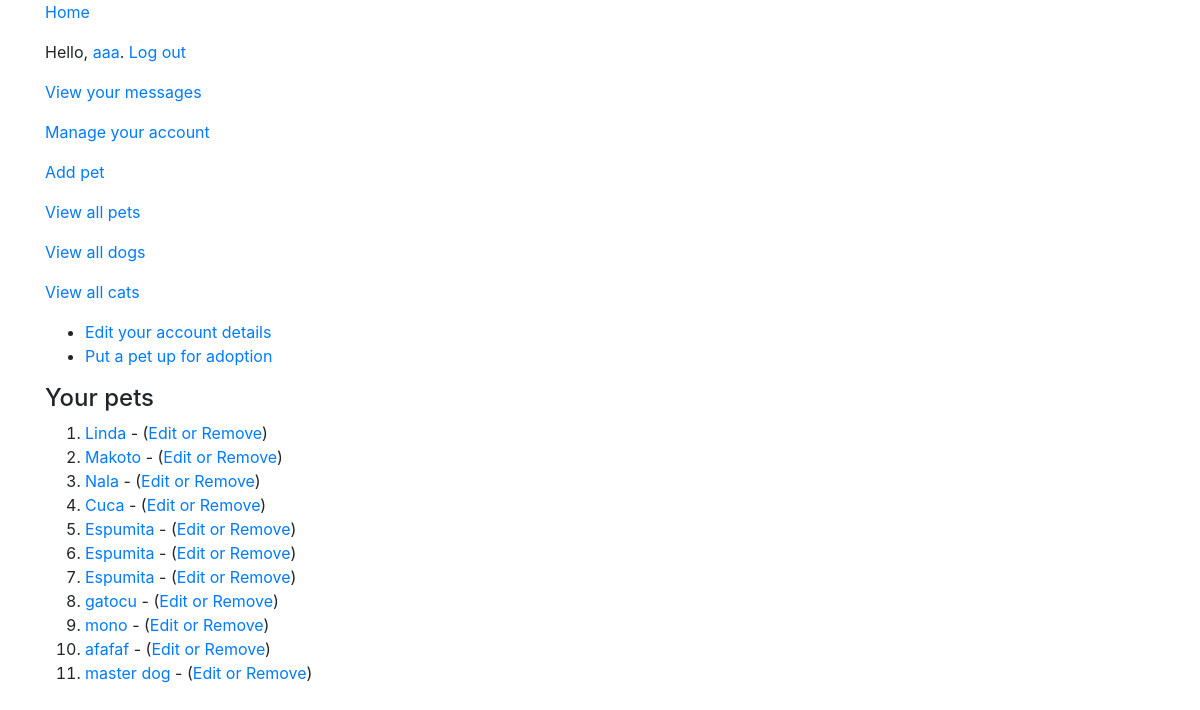
Before: /account (signed in) with the older database file.
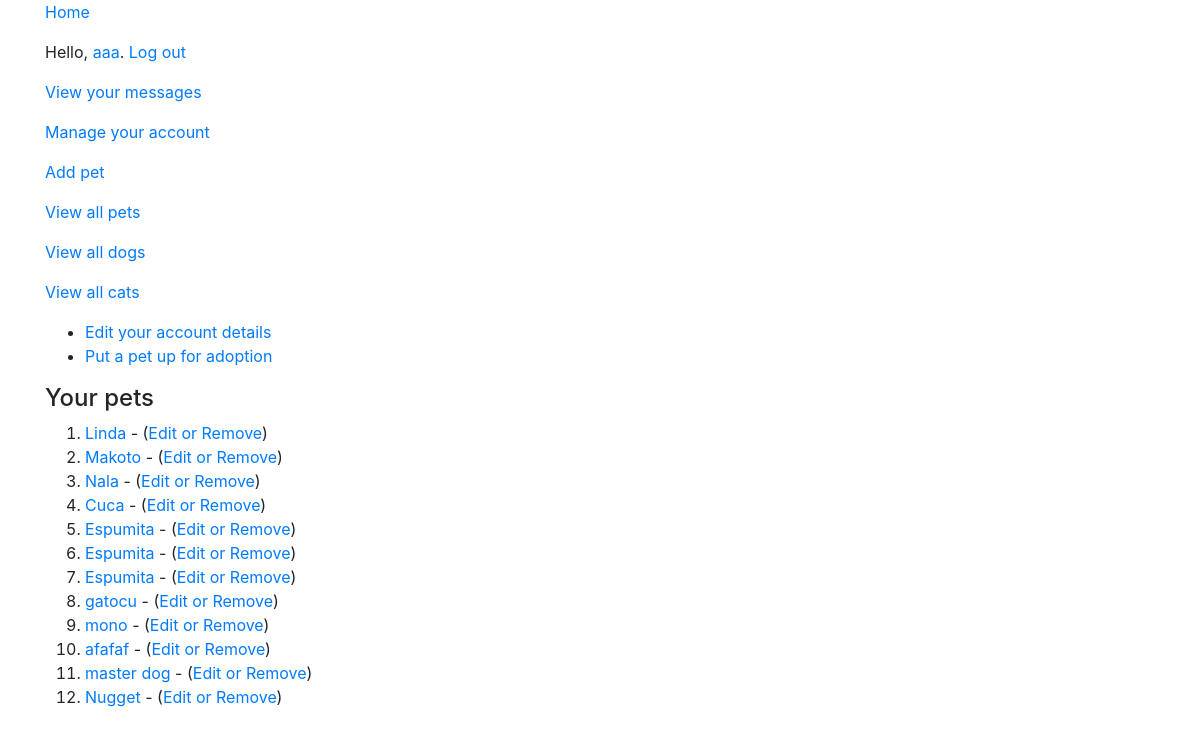
After: the same page with the newer database file.
### tables this page shows
CREATE TABLE "pets" (
	"id"	integer NOT NULL PRIMARY KEY AUTOINCREMENT,
	"owner"	integer,
	"name"	text,
	"age"	text,
	"gender"	text,
	"animal"	TEXT,
	"breed"	TEXT,
	"entry_date"	datetime,
	"description"	text,
	FOREIGN KEY("owner") REFERENCES "users"("id")
);

### app.py (the view)
@app.route('/account')
@login_required
def account():
    user = session.get("user")
    user_id = session.get("user_id")
    db = sqlite3.connect('app.db')
    c = db.cursor()
    rows = c.execute('SELECT * FROM pets WHERE owner = ?', (user_id,)).fetchall()
    return render_template("account.html", user=user, rows=rows)

### app.py (called while the page is built)
@app.after_request
def after_request(response):
    response.headers['Cache-Control'] = 'no-cache, no-store, must-revalidate'
    response.headers['Expires'] = 0
    response.headers['Pragma'] = 'no-cache'
    return response

### helpers.py (called while the page is built)
def login_required(f):
    @wraps(f)
    def decorated_function(*args, **kwargs):
        if session.get("user") is None:
            return redirect("/login")
        return f(*args, **kwargs)
    return decorated_function

### templates/account.html (shortened to what this page needs)
{% extends "layout.html" %}
{% block main %}
<div class="container">
    <ul>
        <li><a href="/account/edit">Edit your account details</a></li>
        <li><a href="/add_pet">Put a pet up for adoption</a></li>
    </ul>
    <h4>Your pets</h4>
    <ol>
        {% for pet in rows %}
        <li><a href="/pets/{{ pet[0] }}">{{ pet[2] }}</a> - (<a href="">Edit or Remove</a>)</li>
        {% endfor %}
    </ol>
</div>
{% endblock %}

### templates/layout.html (shortened to what this page needs)
<!doctype html>
<html lang="en">
<head>
    <link rel="stylesheet" href="https://stackpath.bootstrapcdn.com/bootstrap/4.5.0/css/bootstrap.min.css">
    <link rel="stylesheet" type="text/css" href="/static/css/style.css"> {% block links %}{% endblock %}
</head>
<body>
    <div class="container">
        <p><a href="/">Home</a></p>
        {% if user %}
        <p>Hello, <a href="/members/{{ user }}">{{ user }}</a>. <a href="/logout">Log out</a></p>
        <p><a href="/messages">View your messages</a></p>
        <p><a href="/account">Manage your account</a></p>
        <p><a href="/add_pet">Add pet</a></p>
        {% else %}
        <p>Hello, visitor. Please <a href="/register">register</a> or <a href="/login">log in</a></p>
        {% endif %}
        <p><a href="/pets">View all pets</a></p>
        <p><a href="/pets/dogs">View all dogs</a></p>
        <p><a href="/pets/cats">View all cats</a></p>
    </div>
    {% block main %}{% endblock %}
</body>
</html>

Changed rows visible on the page:
added pets: name "Nugget"
